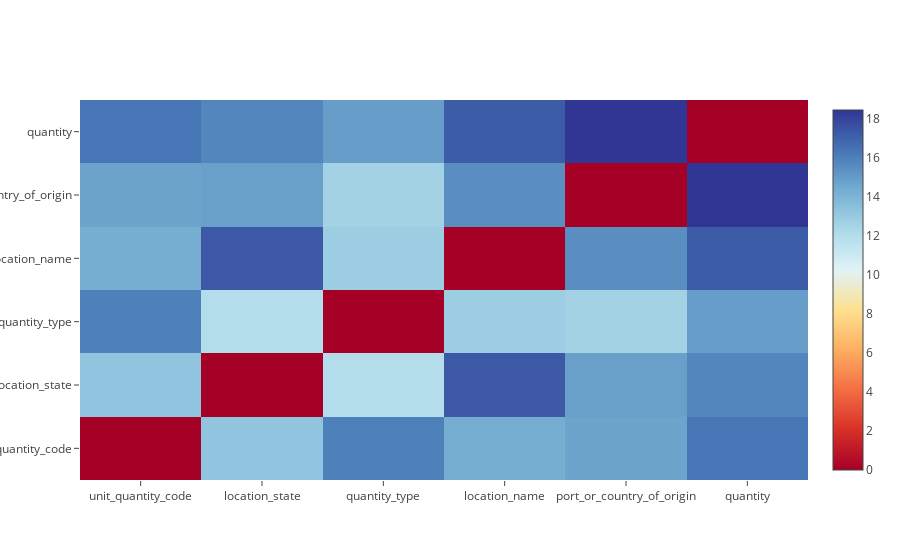

The notebook cell this image was saved under:
### Code cell
trace = Heatmap(z=chi_square_data,
                   x=columns,
                   y=columns,
                name='chi_square',colorscale=[[0.0, 'rgb(165,0,38)'], [0.1111111111111111, 'rgb(215,48,39)'], [0.2222222222222222, 'rgb(244,109,67)'], [0.3333333333333333, 'rgb(253,174,97)'], [0.4444444444444444, 'rgb(254,224,144)'], [0.5555555555555556, 'rgb(224,243,248)'], [0.6666666666666666, 'rgb(171,217,233)'], [0.7777777777777778, 'rgb(116,173,209)'], [0.8888888888888888, 'rgb(69,117,180)'], [1.0, 'rgb(49,54,149)']])
heatmap_data=[trace]
plt_offline.iplot(heatmap_data, filename='labelled-heatmap')

### Figure 1 — Plotly figure (JSON) as saved in the notebook; plotly's stock layout.template omitted (floating-point values rounded to 4 significant figures)
{"data": [{"colorscale": [[0, "rgb(165,0,38)"], [0.1111, "rgb(215,48,39)"], [0.2222, "rgb(244,109,67)"], [0.3333, "rgb(253,174,97)"], [0.4444, "rgb(254,224,144)"], [0.5556, "rgb(224,243,248)"], [0.6667, "rgb(171,217,233)"], [0.7778, "rgb(116,173,209)"], [0.8889, "rgb(69,117,180)"], [1, "rgb(49,54,149)"]], "name": "chi_square", "type": "heatmap", "x": ["unit_quantity_code", "location_state", "quantity_type", "location_name", "port_or_country_of_origin", "quantity"], "y": ["unit_quantity_code", "location_state", "quantity_type", "location_name", "port_or_country_of_origin", "quantity"], "z": [[0, 13.28, 16.0, 14.32, 14.69, 16.35], [13.28, 0, 12.0, 17.34, 14.81, 15.78], [16.0, 12.0, 0, 12.84, 12.61, 14.9], [14.32, 17.34, 12.84, 0, 15.5, 17.2], [14.69, 14.81, 12.61, 15.5, 0, 18.45], [16.35, 15.78, 14.9, 17.2, 18.45, 0]]}], "layout": {}}
